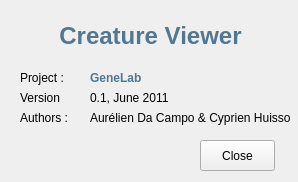
<?xml version="1.0" encoding="UTF-8"?>
<ui version="4.0">
 <class>CreatureViewerAbout</class>
 <widget class="QWidget" name="CreatureViewerAbout">
  <property name="geometry">
   <rect>
    <x>0</x>
    <y>0</y>
    <width>298</width>
    <height>182</height>
   </rect>
  </property>
  <property name="windowTitle">
   <string>GeneLab : About Creature Viewer</string>
  </property>
  <property name="windowIcon">
   <iconset resource="../../../../core/ressources/ressources.qrc">
    <normaloff>:/img/icons/entity</normaloff>:/img/icons/entity</iconset>
  </property>
  <widget class="QLabel" name="label">
   <property name="geometry">
    <rect>
     <x>10</x>
     <y>20</y>
     <width>281</width>
     <height>31</height>
    </rect>
   </property>
   <property name="font">
    <font>
     <pointsize>18</pointsize>
     <weight>75</weight>
     <bold>true</bold>
    </font>
   </property>
   <property name="styleSheet">
    <string notr="true">color: rgb(81, 119, 145);</string>
   </property>
   <property name="text">
    <string>Creature Viewer</string>
   </property>
   <property name="alignment">
    <set>Qt::AlignCenter</set>
   </property>
  </widget>
  <widget class="QLabel" name="label_2">
   <property name="geometry">
    <rect>
     <x>20</x>
     <y>90</y>
     <width>41</width>
     <height>16</height>
    </rect>
   </property>
   <property name="text">
    <string>Version :</string>
   </property>
  </widget>
  <widget class="QLabel" name="label_3">
   <property name="geometry">
    <rect>
     <x>20</x>
     <y>110</y>
     <width>51</width>
     <height>16</height>
    </rect>
   </property>
   <property name="text">
    <string>Authors :</string>
   </property>
  </widget>
  <widget class="QLabel" name="label_4">
   <property name="geometry">
    <rect>
     <x>20</x>
     <y>70</y>
     <width>51</width>
     <height>16</height>
    </rect>
   </property>
   <property name="text">
    <string>Project :</string>
   </property>
  </widget>
  <widget class="QLabel" name="label_5">
   <property name="geometry">
    <rect>
     <x>90</x>
     <y>90</y>
     <width>201</width>
     <height>16</height>
    </rect>
   </property>
   <property name="text">
    <string>0.1, June 2011</string>
   </property>
  </widget>
  <widget class="QLabel" name="label_6">
   <property name="geometry">
    <rect>
     <x>90</x>
     <y>110</y>
     <width>201</width>
     <height>16</height>
    </rect>
   </property>
   <property name="text">
    <string>Aurélien Da Campo &amp; Cyprien Huissoud</string>
   </property>
  </widget>
  <widget class="QLabel" name="label_7">
   <property name="geometry">
    <rect>
     <x>90</x>
     <y>70</y>
     <width>201</width>
     <height>16</height>
    </rect>
   </property>
   <property name="font">
    <font>
     <weight>75</weight>
     <bold>true</bold>
    </font>
   </property>
   <property name="styleSheet">
    <string notr="true">color: rgb(81, 119, 145);</string>
   </property>
   <property name="text">
    <string>GeneLab</string>
   </property>
  </widget>
  <widget class="QPushButton" name="pushButton">
   <property name="geometry">
    <rect>
     <x>200</x>
     <y>140</y>
     <width>75</width>
     <height>31</height>
    </rect>
   </property>
   <property name="text">
    <string>Close</string>
   </property>
  </widget>
 </widget>
 <resources>
  <include location="../../../../core/ressources/ressources.qrc"/>
 </resources>
 <connections>
  <connection>
   <sender>pushButton</sender>
   <signal>clicked()</signal>
   <receiver>CreatureViewerAbout</receiver>
   <slot>close()</slot>
   <hints>
    <hint type="sourcelabel">
     <x>242</x>
     <y>161</y>
    </hint>
    <hint type="destinationlabel">
     <x>100</x>
     <y>151</y>
    </hint>
   </hints>
  </connection>
 </connections>
</ui>
